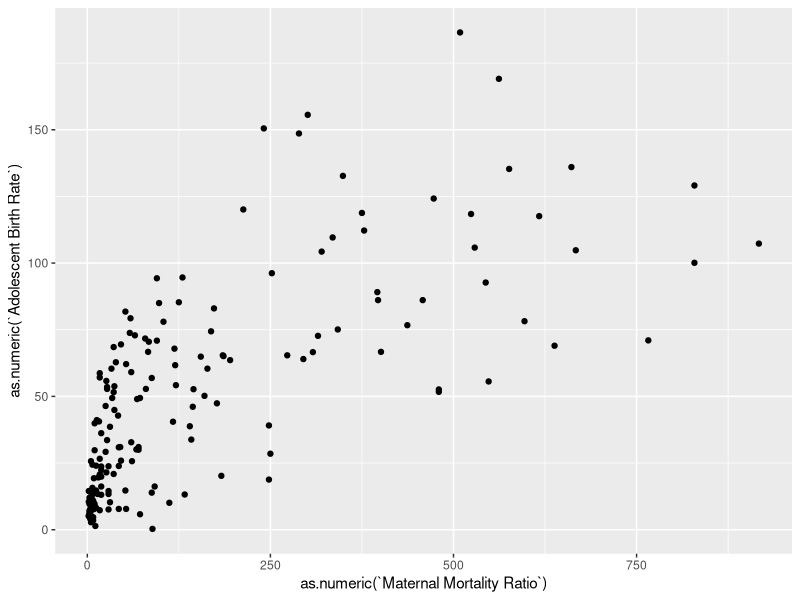
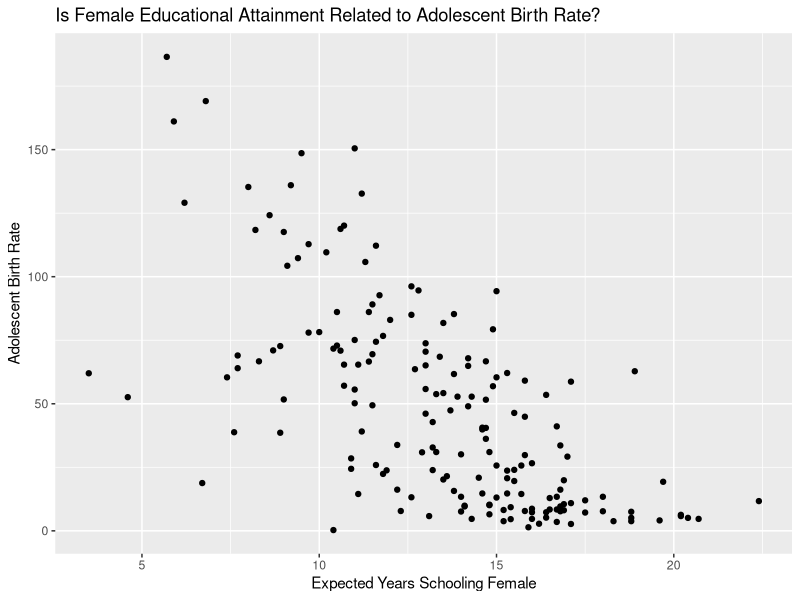
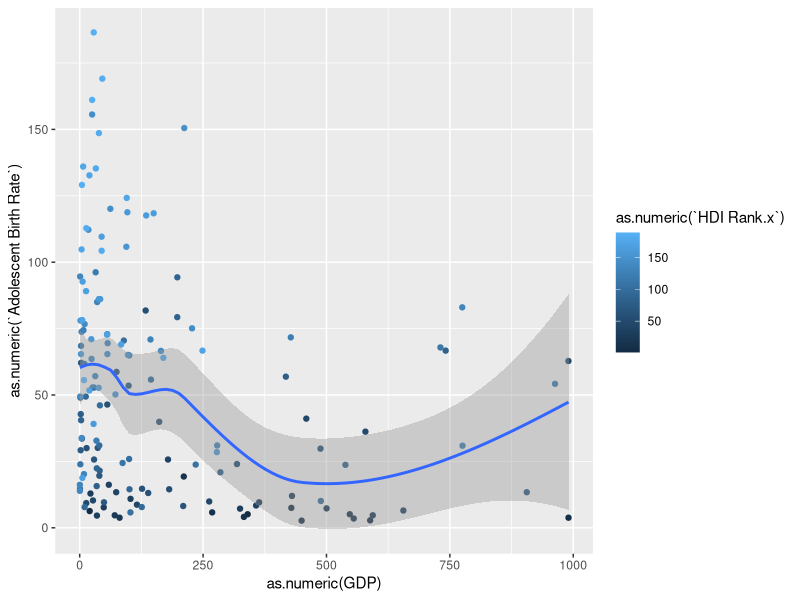
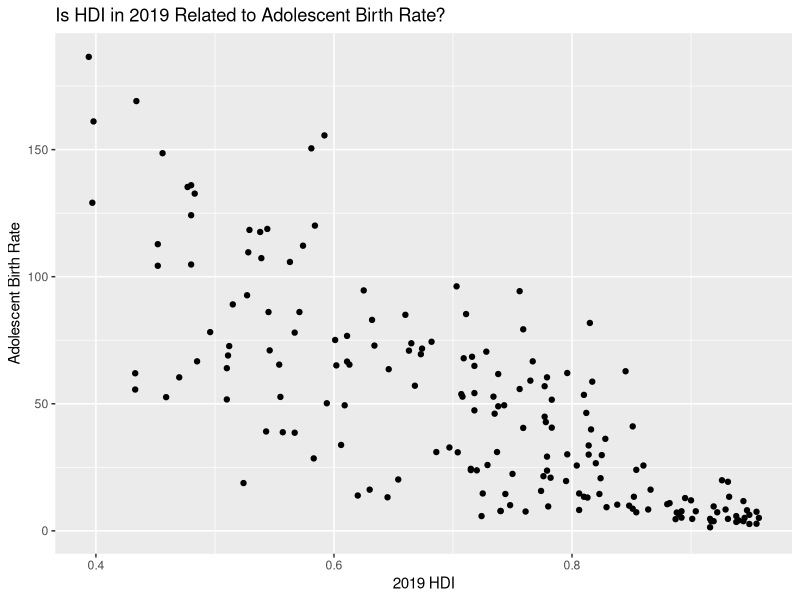

Generate these figures, in order, with R:
## ---- chunk 1
library(tidyverse)
library(dplyr)
library(ggplot2)

knitr::opts_chunk$set(eval = TRUE, echo = FALSE, message = FALSE, warning = FALSE)
## ---- chunk 2
hdi1 <- read.csv("../data/HDI_Table1.csv")
hdi4 <- read.csv("../data/HDI_Table4.csv")
hdi5 <- read.csv("../data/HDI_Table5.csv")
hdi8 <- read.csv("../data/HDI_Table8.csv")
hdi10 <- read.csv("../data/HDI_Table10.csv")
adolescent_births <- read.csv("../data/Adolescent_Births.csv")
contraceptive_prevalence <- read.csv("../data/Contraceptive_Prevalence.csv")
## ---- chunk 3
hdi1_clean <- slice(hdi1, -c(1:7, 74, 128, 166, 200, 207:270))
hdi1_clean <- select(hdi1_clean, select = -c(X.1, X.3, X.5, X.7, X.9, X.11))
names(hdi1_clean) <- c("HDI Rank", "Country", "HDI 2019", "Life Expectancy Birth", "Expected Years Schooling", "Mean Years Schooling", "GNI Per Capita", "GNI Per Capita Minus HDI", "HDI 2018")

hdi4_clean <- slice(hdi4, -c(1:7, 74, 128, 166, 200, 207:264))
hdi4_clean <- select(hdi4_clean, select = -c(X.1, X.3, X.5, X.7, X.9, X.11, X.13, X.15, X.17, X.19, X.21, X.23))
names(hdi4_clean) <- c("HDI Rank", "Country", "Gender Development Index", "Gender Development Index Group", "HDI Female", "HDI Male", "Life Expectancy Birth Female", "Life Expectancy Birth Male", "Expected Years Schooling Female", "Expected Years Schooling Male", "Mean Years Schooling Female", "Mean Years Schooling Male", "Estimated GNI per Capita Female", "Estimated GNI per Capita Male")

hdi5_clean <- slice(hdi5, -c(1:7, 74, 128, 166, 200, 207:270))
hdi5_clean <- select(hdi5_clean, select = -c(X.1, X.3, X.5, X.7, X.9, X.11, X.13, X.15, X.17))
names(hdi5_clean) <- c("HDI Rank", "Country", "Gender Development Index", "Gender Development Index Rank", "Maternal Mortality Ratio", "Adolescent Birth Rate", "Seats Parliament Female", "Secondary Education Female", "Secondary Education Male", "Labour Participation Female", "Labour Participation Male")

hdi8_clean <- slice(hdi8, -c(1:7, 74, 128, 166, 200, 207:264))
hdi8_clean <- select(hdi8_clean, select = -c(X.1, X.3, X.5, X.7, X.9, X.11, X.13, X.15, X.17, X.19, X.21, X.23, X.25, X.27, X.29 : X.33))
names(hdi8_clean) <- c("HDI Rank", "Country", "Infants Breastfed", "Lack DTP Immunization", "Lack Measles Immunization", "Child Malnutrition", "Mortality Rate Infant", "Mortality Rate Under 5", "Mortality Rate Female", "Mortality Rate Male", "Mortality Rate Noncommunicable Female", "Mortality Rate Noncommunicable Male", "Malaria Incidence", "TB Incidence", "HIV Prevalence", "Healthy Life Expectancy at Birth", "Health Expenditure of GDP")

hdi10_clean <- slice(hdi10, -c(1:7, 74, 128, 166, 200, 207:260))
hdi10_clean <- select(hdi10_clean, select = -c(X.1, X.3, X.5, X.7, X.9, X.11, X.13, X.15, X.17, X.19, X.21, X.23))
names(hdi10_clean) <- c("HDI Rank", "Country", "GDP", "GDP per Capita", "GDP Annual Growth", "Labour Share", "Gross Fixed Capital Formation of GDP", "General Government Consumption of GDP", "General Government Consumption Annual Growth", "Total Tax Revenue of GDP", "Taxes Income Profits Capital Gains of TTR", "External Debt Stock of GNI", "Total Debt Service of GNI", "Consumer Price Index")

adolescent_births_clean <- select(adolescent_births, select = c(ParentLocation, Location, Period, IsLatestYear, FactValueNumeric, Value))
names(adolescent_births_clean) <- c("World Region", "Country", "Period", "Is Latest Year", "Adolescent Births", "Adolescent Births Text")

contraceptive_prevalence_clean <- slice(contraceptive_prevalence, -c(1:8))
contraceptive_prevalence_clean <- select(contraceptive_prevalence_clean, select = c(X, X.2, X.3, X.4, X.5, X.6, X.19))
names(contraceptive_prevalence_clean) <- c("Country", "Survey Start Year", "Survey End Year", "Age Group", "Contraceptive Any Method", "Contraceptive Modern Method", "Contraceptive Traditional Method")
## ---- chunk 4

country_joined <- hdi1_clean %>%
  inner_join(hdi10_clean, by = "Country")%>%
  inner_join(hdi4_clean, by = "Country")%>%
  inner_join(hdi5_clean, by = "Country")%>%
  inner_join(hdi8_clean, by = "Country")

contraceptives_joined <- contraceptive_prevalence_clean %>%
  inner_join(adolescent_births_clean, by = "Country")
## ---- chunk 5

## ---- chunk 6

## ---- chunk 7
ggplot(country_joined, aes(x = as.numeric(`Maternal Mortality Ratio`), 
                           y = as.numeric(`Adolescent Birth Rate`))) +
  geom_point()

## ---- chunk 8
country_joined %>%
  ggplot(aes(x= as.numeric(`Expected Years Schooling Female`), 
             y= as.numeric(`Adolescent Birth Rate`))) +
  geom_point() +
  labs(
    title= "Is Female Educational Attainment Related to Adolescent Birth Rate?",
    x="Expected Years Schooling Female",
    y="Adolescent Birth Rate"
  )
## ---- chunk 9
ggplot(country_joined, aes(x = as.numeric(`GDP`), 
                           y = as.numeric(`Adolescent Birth Rate`), color = as.numeric(`HDI Rank.x`))) +
  geom_point() +
  geom_smooth()
## ---- chunk 10

## ---- chunk 11
country_joined %>%
  ggplot(aes(x= as.numeric(`HDI 2019`), 
             y= as.numeric(`Adolescent Birth Rate`))) +
  geom_point() +
  labs(
    title= "Is HDI in 2019 Related to Adolescent Birth Rate?",
    x="2019 HDI",
    y="Adolescent Birth Rate"
  )
## ---- chunk 12

## ---- chunk 13
